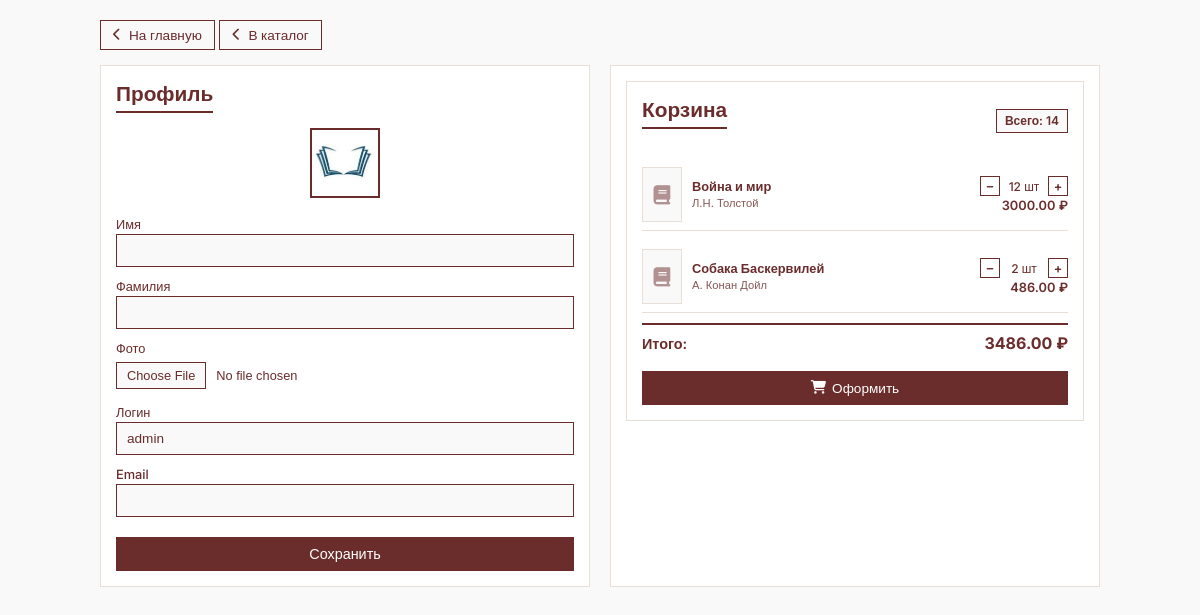
/users/profile/ (signed in), run on an earlier commit of the app's database.
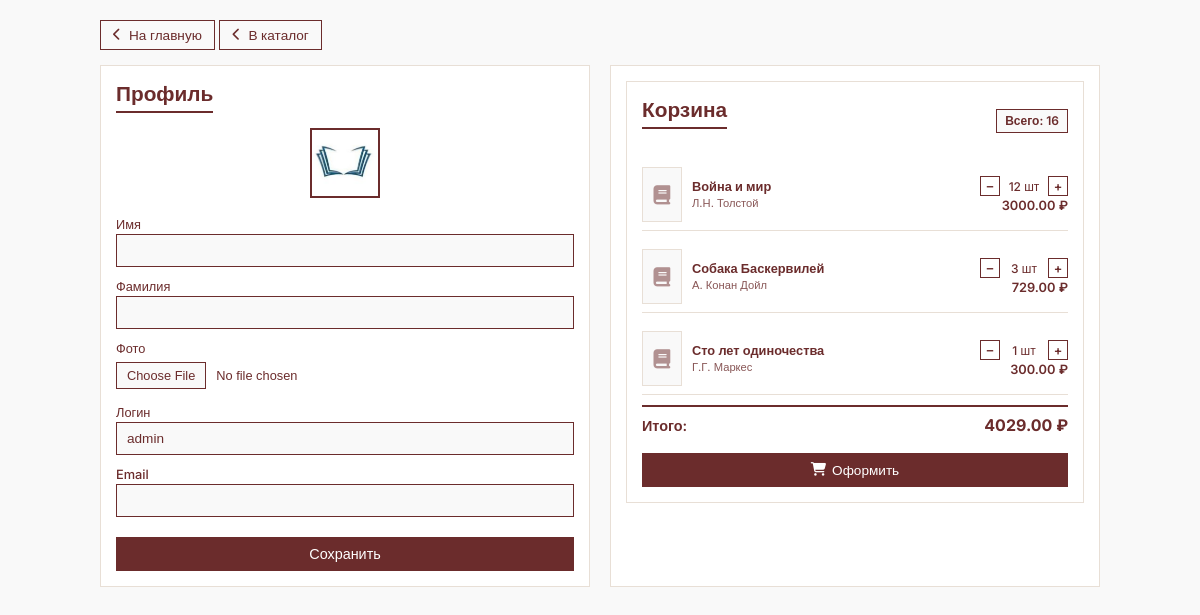
And on a later commit of the database.
### books/models.py (models this page shows, shortened)
class Basket(models.Model):
    user = models.ForeignKey(User, on_delete=models.CASCADE)
    book = models.ForeignKey(Book, on_delete=models.CASCADE)
    quantity = models.PositiveIntegerField(default=1)
    created_time = models.DateTimeField(auto_now_add=True)
    def sum(self):
        return self.quantity * self.book.price

class Book(models.Model):
    title = models.CharField(max_length=256)
    author = models.ForeignKey(Author, on_delete=models.CASCADE)
    price = models.DecimalField(max_digits=8, decimal_places=2)
    quantity_in_stock = models.PositiveIntegerField(default=1)
    description = models.TextField(blank=True)
    publication_year = models.PositiveSmallIntegerField(
        verbose_name='publication year',
        blank=True,
        null=True,
        help_text='Enter the year of publication'
    )
    cover_image_url = models.ImageField(upload_to='books/')
    catalog_id = models.ForeignKey(Catalog, on_delete=models.PROTECT)
    COVER_TYPES = [
        ('hard', 'Твёрдая обложка'),
        ('soft', 'Мягкая обложка'),
        ('special', 'Специальная обложка'),
    ]
    AGE_RESTRICTIONS = [
        (0, '0+'),
        (6, '6+'),
        (12, '12+'),
        (16, '16+'),
        (18, '18+'),
    ]
    age_restriction = models.IntegerField(
        choices=AGE_RESTRICTIONS,
        default=0,validators=[MinValueValidator(0), MaxValueValidator(18)]
    )
    cover_type = models.CharField(max_length=10,choices=COVER_TYPES,default='hard'
    )
    publisher = models.ForeignKey(
        Publisher,
        on_delete=models.SET_NULL,
        null=True,
        blank=True,
        related_name='books'
    )
    publisher_brand = models.CharField(max_length=200)
    class Meta:
        verbose_name = 'Book'

class Author(models.Model):
    name = models.CharField(max_length=256)
    def __str__(self):
        return self.name

### users/views.py (the view)
# urls.py: path('profile/', profile, name='profile'),
@login_required
def profile(request):
    if request.method == 'POST':
        form = UserProfileForm(request.POST, instance=request.user, files=request.FILES)
        if form.is_valid():
            form.save()
            messages.success(request, message="Профиль обновлен успешно!")
            return HttpResponseRedirect(reverse('users:profile'))
    else:
        form = UserProfileForm(instance=request.user)
    baskets = Basket.objects.filter(user=request.user)
    total_quantity = sum(basket.quantity for basket in baskets)
    total_sum = sum(basket.sum() for basket in baskets)
    context = {'form': form, 'baskets': Basket.objects.filter(user=request.user),
               'total_quantity': total_quantity, 'total_sum': total_sum,
               }
    return render(request, 'users/profile.html', context)

### users/forms.py
class UserProfileForm(UserChangeForm):
    username = forms.CharField(widget=forms.TextInput(attrs={'readonly': True, 'class': 'form-label'}))
    email = forms.CharField(widget=forms.TextInput(attrs={'readonly': True, 'class': 'form-label'}))
    first_name = forms.CharField(widget=forms.TextInput(attrs={'class': 'form-label'}))
    last_name = forms.CharField(widget=forms.TextInput(attrs={'class': 'form-label'}))
    image = forms.ImageField(widget=forms.FileInput(attrs={'class': 'form-label'}), required=False)
    class Meta:
        model = User
        fields = ('first_name', 'last_name', 'email', 'username', 'image')

### users/templates/users/profile.html (shortened to what this page needs)
<!DOCTYPE html>
<html lang="en">
<head>
  <link rel="stylesheet" href="https://cdnjs.cloudflare.com/ajax/libs/font-awesome/6.4.0/css/all.min.css">
</head>
<body>
  {% load static %}
  <div class="profile-wrapper">
    <div class="back-button-container">
      <a href="{% url 'index' %}" class="back-btn">
        <i class="fas fa-chevron-left"></i> На главную
      </a>
      <a href="{% url 'books:index' %}" class="back-btn">
        <i class="fas fa-chevron-left"></i> В каталог
      </a>
    </div>
    <div class="profile-cart-container">
      <div class="profile-card">
        <h2 class="section-title">Профиль</h2>
        <div class="profile-avatar">
          <img src="{% if user.image %}{{ user.image.url }}{% else %}{% static 'vendor/img/profile.png' %}{% endif %}">
        </div>
        <form method="post" action="{% url 'users:profile' %}" enctype="multipart/form-data" class="profile-form">
          <div class="form-group">
            <label class="form-label" for="{{ form.first_name.id_for_label }}">Имя</label>
            {{ form.first_name }}
          </div>
          <div class="form-group">
            <label class="form-label" for="{{ form.last_name.id_for_label }}">Фамилия</label>
            {{ form.last_name }}
          </div>
          <div class="form-group">
            <label class="form-label" for="{{ form.image.id_for_label }}">Фото</label>
            {{ form.image }}
          </div>
          <div class="form-group">
            <label class="form-label" for="{{ form.username.id_for_label }}">Логин</label>
            {{ form.username }}
          </div>
          <div class="form-group">
            <label class="form-label" for="{{ form.email.id_for_label }}">Email</label>
            {{ form.email }}
          </div>
          <button type="submit" class="save-btn">Сохранить</button>
        </form>
      </div>
    <div class="cart-card">
        {% include "books/basket.html" %}
    </div>
  </div>
</body>
</html>

### books/templates/books/basket.html
 <div class="cart-card">
      {% if baskets %}
        <div class="cart-header">
          <h2 class="section-title">Корзина</h2>
          <span class="cart-count">Всего: {{ total_quantity }}</span>
        </div>
        {% for basket in baskets %}
          <div class="cart-items">
            <div class="cart-item">
              <div class="item-image">
                {% if basket.book.cover_image %}
                  <img src="{{ basket.book.cover_image_url }}" alt="{{ basket.book.title }}">
                {% else %}
                  <i class="fas fa-book"></i>
                {% endif %}
              </div>
              <div class="item-info">
                <div class="item-title">{{ basket.book.title|truncatechars:20 }}</div>
                <div class="item-desc">{{ basket.book.author|truncatechars:15 }}</div>
              </div>
              <div class="item-details">
                <div class="item-quantity">
                  <button class="quantity-btn">−</button>
                  <span class="quantity-value">{{ basket.quantity }} шт</span>
                  <a href="{% url 'books:basket_add' basket.book.id %}" class="quantity-plus-btn">+</a>
                </div>
                <div class="item-price">{{ basket.sum }} ₽</div>
              </div>
            </div>
          </div>
        {% endfor %}
        <div class="cart-total">
          <span>Итого:</span>
          <span class="total-amount">{{ total_sum }} ₽</span>
        </div>
        <a href="{% url 'users:checkout' %}" class="checkout-btn">
          <i class="fas fa-shopping-cart"></i> Оформить
        </a>
      {% else %}
        <div class="empty-cart">
          <h2>Корзина пуста</h2>
        </div>
      {% endif %}
    </div>
  </div>

What changed in the data, as far as the page shows it:
changed Basket "Собака Баскервилей": quantity "2" → "3"; sum "486.00" → "729.00"
added Basket: book "Сто лет одиночества", book.author "Г.Г. Маркес", quantity "1", sum "300.00"
Also different on the page:
{{ total_quantity }}: "14" → "16"
{{ total_sum }}: "3486.00" → "4029.00"
